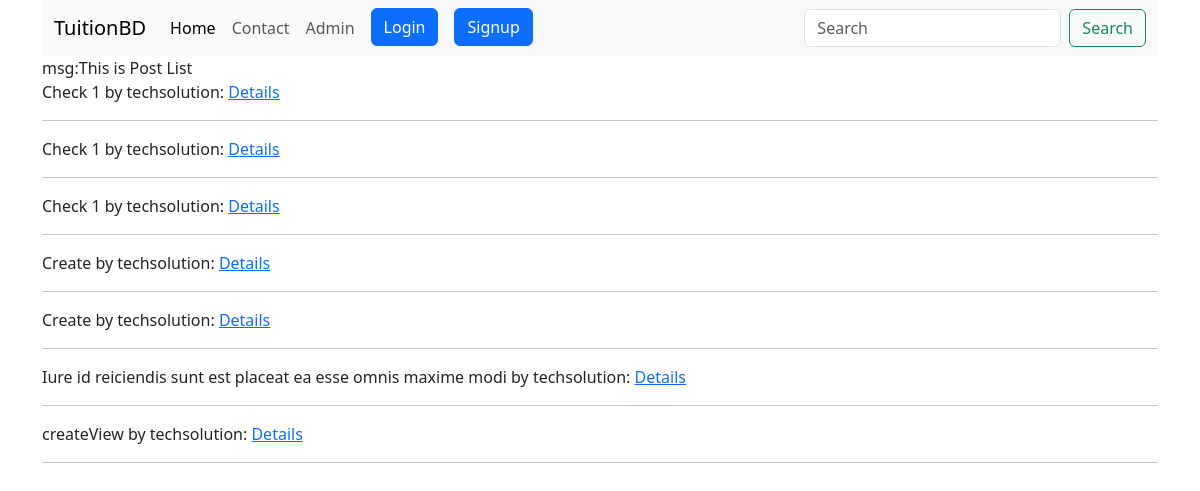
The page /tuition/postlist/ on the database as committed earlier.
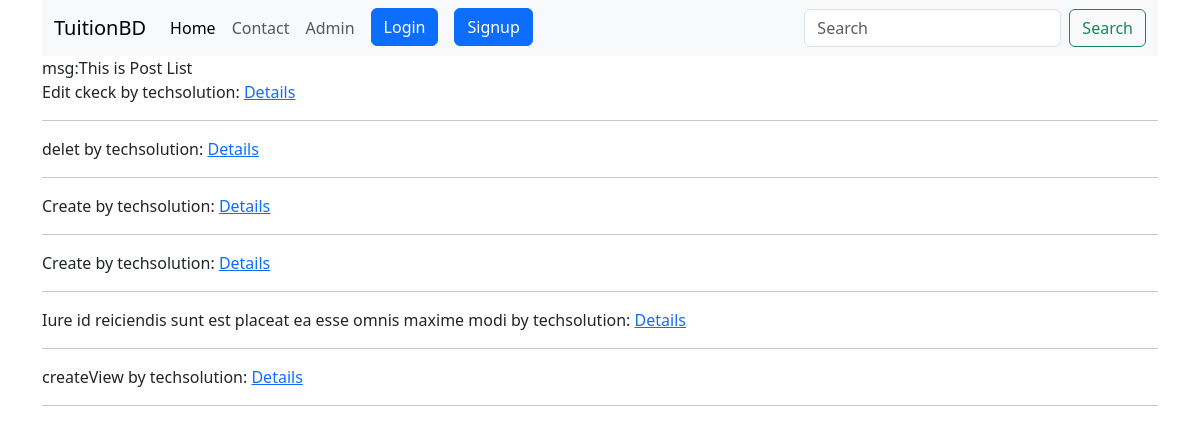
The same page on the database as committed later.
### tuition/models.py (models this page shows, shortened)
class Post(models.Model):
    CATEGORY=(
        ('Teacher',"Teacher"),
        ('Student','Studnet'),
    )
    MEDIUM=(
        ('bangla','bangla'),
        ('english','english'),
        ('hindi','hindi'),
        ('urdho','urdho'),
    )
    user=models.ForeignKey(User,on_delete=models.CASCADE,blank=True,null=True)
    id=models.AutoField(primary_key=True)
    title=models.CharField(max_length=100)
    slug=models.CharField(max_length=100,default=title)
    email=models.EmailField()
    salary=models.FloatField()
    details=models.TextField()
    available=models.BooleanField()
    category=models.CharField(max_length=100,choices=CATEGORY)
    created_at=models.DateTimeField(default=now)
    image=models.ImageField(default='default.jpeg',upload_to='tuition/images')
    medium=MultiSelectField(max_length=200, max_choices=5,choices=MEDIUM,default='bangla')
    subject=models.ManyToManyField(Subject,related_name='subject_set')
    class_in=models.ManyToManyField(Class_in,related_name='class_set')

### tuition/views.py (the view)
# urls.py: path('postlist/', PostListView.as_view(),name='postlist'),
class PostListView(ListView):
    template_name='tuition/postlist.html'
    model=Post
    context_object_name='posts'
    queryset=Post.objects.filter(user=1)
    def get_context_data(self, *args, **kwargs):
        contex= super().get_context_data(*args, **kwargs)
        contex['posts']=contex.get('object_list')
        contex['msg']='This is Post List'
        return contex

### templates/tuition/postlist.html (shortened to what this page needs)
{% extends 'basic.html' %}
{% block body %}
msg:{{msg}} <br>
{% for p in posts %}
  {{ p.title }} by {{p.user.username}}: <a href="/tuition/postdetail/{{ p.id }}">Details</a>
  <hr>
{% endfor %}
{% endblock body %}

Rows that differ between the two databases and show on the page:
removed Post: title "Check 1", user.username "techsolution"
changed Post: title "Check 1" → "Edit ckeck"
changed Post: title "Check 1" → "delet"
